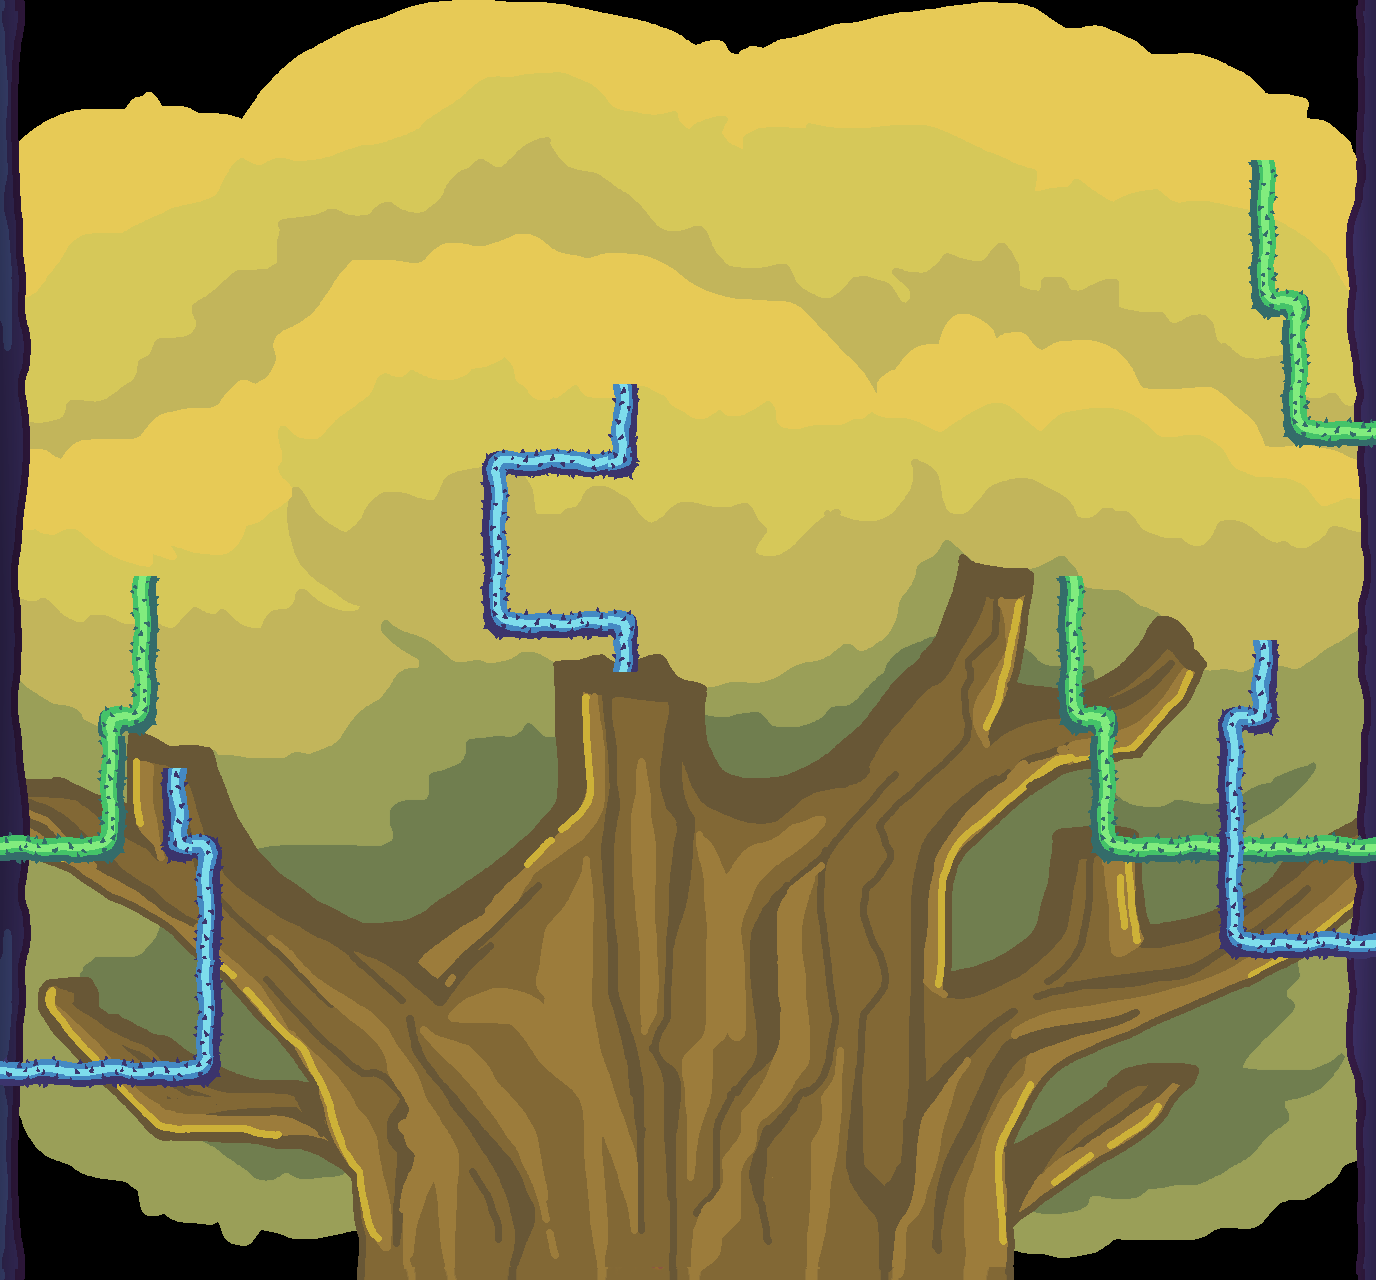

This game map was drawn from its Tiled (.tmx) file and the tilesets committed beside it. A one-line description and the trimmed map source follow:
An orthogonal 43x40 tile map with 32x32 px tiles, 4 tile layers (Tile Layer 2, Tile Layer 4, Tile Layer 5, Tile Layer 3), 7 tilesets, 1 image layer and 1 object (FuelCan).

<map version="1.10" tiledversion="1.10.2" orientation="orthogonal" renderorder="right-down" width="43" height="40" tilewidth="32" tileheight="32" infinite="0" nextlayerid="21" nextobjectid="16">
 <tileset firstgid="1" name="Tiles2" tilewidth="32" tileheight="32" tilecount="36" columns="6">
  <image source="Tiles2.png" width="192" height="192" />
 </tileset>
 <tileset firstgid="37" name="Tiles1" tilewidth="32" tileheight="32" tilecount="36" columns="6">
  <image source="Tiles1.png" width="192" height="192" />
 </tileset>
 <tileset firstgid="73" name="side_left" tilewidth="32" tileheight="32" tilecount="20" columns="1">
  <image source="side_left.png" width="32" height="640" />
 </tileset>
 <tileset firstgid="93" name="side_right" tilewidth="32" tileheight="32" tilecount="20" columns="1">
  <image source="side_right.png" width="32" height="640" />
 </tileset>
 <tileset firstgid="113" name="Spikeball" tilewidth="32" tileheight="32" tilecount="1" columns="1">
  <image source="Spikeball.png" width="32" height="32" />
 </tileset>
 <tileset firstgid="114" name="Shield" tilewidth="96" tileheight="96" tilecount="1" columns="1">
  <image source="Shield.png" width="96" height="96" />
 </tileset>
 <tileset firstgid="115" name="jerrycan" tilewidth="96" tileheight="96" tilecount="1" columns="1">
  <image source="jerrycan.png" width="96" height="96" />
 </tileset>
 <imagelayer id="4" name="Image Layer 2">
  <image source="Background_top.png" width="1366" height="1280" />
 </imagelayer>
 <layer id="2" name="Tile Layer 2" width="43" height="40">
  <data>[1720 cells, 80 non-empty, 40 distinct tile ids]</data>
 </layer>
 <layer id="18" name="Tile Layer 4" width="43" height="40">
  <data>[1720 cells, 43 non-empty, 10 distinct tile ids]</data>
 </layer>
 <layer id="19" name="Tile Layer 5" width="43" height="40">
  <data>[1720 cells, 61 non-empty, 29 distinct tile ids]</data>
 </layer>
 <objectgroup id="20" name="Object Layer 1">
  <object id="15" type="FuelCan" gid="115" x="759" y="592.5" width="96" height="96" />
 </objectgroup>
 <layer id="11" name="Tile Layer 3" width="43" height="40">
  <data>[1720 cells, 0 non-empty, 0 distinct tile ids]</data>
 </layer>
</map>
